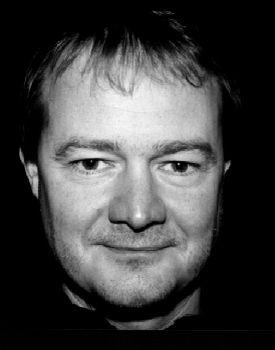
%> input picture detsquare/data/face_01.tif, 275 x 350 px
$ octave demo_exp5.m   (GNU Octave 9; MATLAB toolbox functions it lacks are replaced by stand-ins)
%> lines starting %> are read from the running program, lines starting %| are printed output that depends on the picture
clear; close all;

s01=imread('data/face_01.tif');
%> s01 is the input picture: size 350x275 uint8; min 0, max 253, mean 65.2
s02=imread('data/face_02.tif');
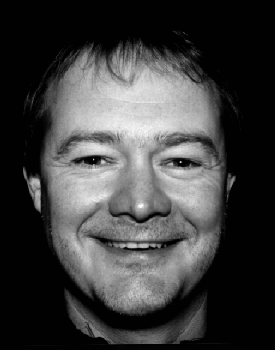
%> input picture detsquare/data/face_02.tif, 275 x 350 px
%> s02 is the input picture: size 350x275 uint8; min 1, max 255, mean 62.3
s03=imread('data/face_03.tif');
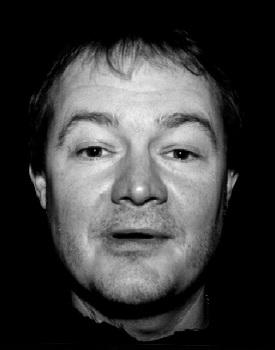
%> input picture detsquare/data/face_03.tif, 275 x 350 px
%> s03 is the input picture: size 350x275 uint8; min 0, max 252, mean 60.3
s04=imread('data/face_04.tif');
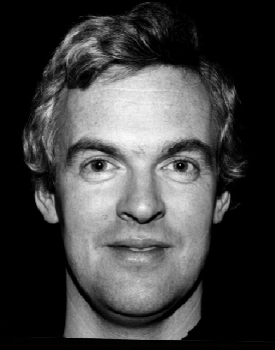
%> input picture detsquare/data/face_04.tif, 275 x 350 px
%> s04 is the input picture: size 350x275 uint8; min 0, max 252, mean 65.1
s05=imread('data/face_05.tif');
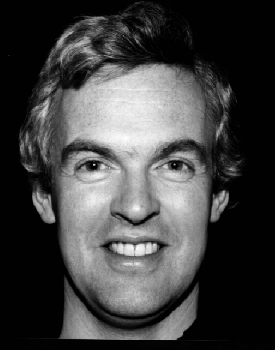
%> input picture detsquare/data/face_05.tif, 275 x 350 px
%> s05 is the input picture: size 350x275 uint8; min 1, max 255, mean 65.7
s06=imread('data/face_06.tif');
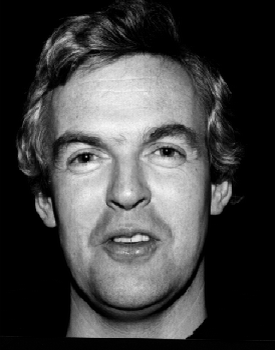
%> input picture detsquare/data/face_06.tif, 275 x 350 px
%> s06 is the input picture: size 350x275 uint8; min 0, max 253, mean 66.5
[m01 n01]=size(s01);
%> m01 = 350; n01 = 275
k1=1;
k2=1;
s1=s01(1:k1:m01,1:k2:n01);
s2=s02(1:k1:m01,1:k2:n01);
s3=s03(1:k1:m01,1:k2:n01);
s4=s04(1:k1:m01,1:k2:n01);
s5=s05(1:k1:m01,1:k2:n01);
s6=s06(1:k1:m01,1:k2:n01);

[m0 n0]=size(s1);
%> m0 = 350; n0 = 275

S0=double([reshape(s1,1,m0*n0);reshape(s2,1,m0*n0);reshape(s3,1,m0*n0);reshape(s4,1,m0*n0);reshape(s5,1,m0*n0);reshape(s6,1,m0*n0)]);
S=[S0(1:2,:);S0(3:6,:)];

[n N]=size(S);
%> n = 6; N = 96250

A=rand(n,n);

X=A*S;
[n N]=size(X);


%> (the run ends here)
